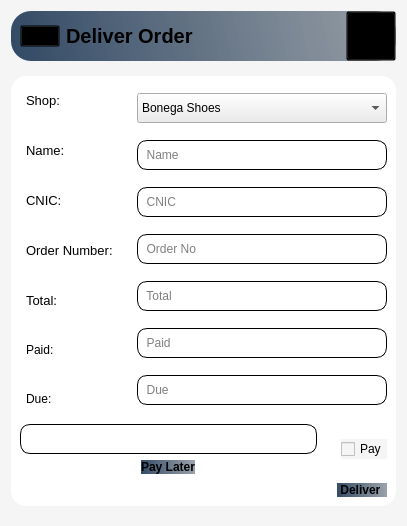
      <widget class="QWidget" name="page_DeliverOrder">
       <property name="styleSheet">
        <string notr="true">*{
background-color:#f5f5f5;
}
#HeaderFrame_6{
background-color:qlineargradient(spread:pad,x1:0,y1:0.505682,x2:1,y2:0.477,stop:0 rgba(20,47,78,219),stop:1 rgba(85,98,112,150));
 border-radius: 20px;
}

#txt_Due,#txt_Name_3,#txt_Cnic_3,#txt_OrderNumber,#txt_Total_2,#txt_Paid,#lineEdit_4{
background-color:#fff;
border-radius: 10px;
border: 1px solid #000000
}
#btn_PayLater,#btn_Deliver{
background-color:qlineargradient(spread:pad,x1:0,y1:0.505682,x2:1,y2:0.477,stop:0 rgba(20,47,78,219),stop:1 rgba(85,98,112,150));
 border-radius: 15px;
}
#widget_45,QLabel,QPushButton,#widget_46,#Table_BuyCart,QFrame{
background:transparent;
}
QComboBox,QSpinBox{
background-color:#ffffff;
}
#widget_47{
background-color:#fff;
 border-radius: 15px;
}
#btn_PayLater:hover,#btn_Deliver:hover{
background-color:#ececec;
}
#accountBtn_7:hover{
background-color:#ececec;
 border-radius: 20px;
}
#cmb_ShopName{
background-color:#ececec;
}</string>
       </property>
       <layout class="QHBoxLayout" name="horizontalLayout_65">
        <item alignment="Qt::AlignTop">
         <widget class="QWidget" name="widget_44" native="true">
          <layout class="QVBoxLayout" name="verticalLayout_48">
           <property name="spacing">
            <number>15</number>
           </property>
           <property name="leftMargin">
            <number>0</number>
           </property>
           <property name="topMargin">
            <number>0</number>
           </property>
           <property name="rightMargin">
            <number>0</number>
           </property>
           <property name="bottomMargin">
            <number>9</number>
           </property>
           <item alignment="Qt::AlignTop">
            <widget class="QWidget" name="HeaderFrame_6" native="true">
             <property name="autoFillBackground">
              <bool>false</bool>
             </property>
             <layout class="QHBoxLayout" name="horizontalLayout_66">
              <property name="spacing">
               <number>0</number>
              </property>
              <property name="leftMargin">
               <number>0</number>
              </property>
              <property name="topMargin">
               <number>0</number>
              </property>
              <property name="rightMargin">
               <number>0</number>
              </property>
              <property name="bottomMargin">
               <number>0</number>
              </property>
              <item alignment="Qt::AlignLeft">
               <widget class="QWidget" name="widget_45" native="true">
                <layout class="QHBoxLayout" name="horizontalLayout_67">
                 <property name="topMargin">
                  <number>0</number>
                 </property>
                 <property name="bottomMargin">
                  <number>0</number>
                 </property>
                 <item>
                  <widget class="QPushButton" name="menuBtn_7">
                   <property name="text">
                    <string/>
                   </property>
                   <property name="icon">
                    <iconset resource="Resource.qrc">
                     <normaloff>:/Black Icons/Graphics/featherBlack/menu.svg</normaloff>:/Black Icons/Graphics/featherBlack/menu.svg</iconset>
                   </property>
                   <property name="iconSize">
                    <size>
                     <width>24</width>
                     <height>24</height>
                    </size>
                   </property>
                  </widget>
                 </item>
                 <item>
                  <widget class="QLabel" name="appHeader_7">
                   <property name="font">
                    <font>
                     <pointsize>15</pointsize>
                     <weight>75</weight>
                     <bold>true</bold>
                    </font>
                   </property>
                   <property name="text">
                    <string>Deliver Order</string>
                   </property>
                  </widget>
                 </item>
                </layout>
               </widget>
              </item>
              <item>
               <widget class="QWidget" name="widget_46" native="true">
                <layout class="QHBoxLayout" name="horizontalLayout_68">
                 <property name="spacing">
                  <number>0</number>
                 </property>
                 <property name="leftMargin">
                  <number>0</number>
                 </property>
                 <property name="topMargin">
                  <number>0</number>
                 </property>
                 <property name="rightMargin">
                  <number>0</number>
                 </property>
                 <property name="bottomMargin">
                  <number>0</number>
                 </property>
                 <item alignment="Qt::AlignRight">
                  <widget class="QPushButton" name="accountBtn_7">
                   <property name="minimumSize">
                    <size>
                     <width>50</width>
                     <height>50</height>
                    </size>
                   </property>
                   <property name="text">
                    <string/>
                   </property>
                   <property name="icon">
                    <iconset resource="Resource.qrc">
                     <normaloff>:/Black Icons/Graphics/featherBlack/user.svg</normaloff>:/Black Icons/Graphics/featherBlack/user.svg</iconset>
                   </property>
                   <property name="iconSize">
                    <size>
                     <width>32</width>
                     <height>32</height>
                    </size>
                   </property>
                  </widget>
                 </item>
                </layout>
               </widget>
              </item>
             </layout>
            </widget>
           </item>
           <item alignment="Qt::AlignHCenter">
            <widget class="QWidget" name="widget_47" native="true">
             <layout class="QVBoxLayout" name="verticalLayout_34">
              <property name="spacing">
               <number>0</number>
              </property>
              <property name="leftMargin">
               <number>0</number>
              </property>
              <property name="topMargin">
               <number>0</number>
              </property>
              <property name="rightMargin">
               <number>0</number>
              </property>
              <property name="bottomMargin">
               <number>0</number>
              </property>
              <item>
               <widget class="QFrame" name="frame_51">
                <layout class="QHBoxLayout" name="horizontalLayout_19">
                 <property name="leftMargin">
                  <number>0</number>
                 </property>
                 <property name="topMargin">
                  <number>0</number>
                 </property>
                 <property name="rightMargin">
                  <number>0</number>
                 </property>
                 <property name="bottomMargin">
                  <number>0</number>
                 </property>
                 <item>
                  <widget class="QFrame" name="frame_49">
                   <layout class="QVBoxLayout" name="verticalLayout_49">
                    <property name="spacing">
                     <number>35</number>
                    </property>
                    <property name="leftMargin">
                     <number>15</number>
                    </property>
                    <property name="topMargin">
                     <number>17</number>
                    </property>
                    <item>
                     <widget class="QLabel" name="label_26">
                      <property name="font">
                       <font>
                        <pointsize>10</pointsize>
                       </font>
                      </property>
                      <property name="text">
                       <string>Shop:</string>
                      </property>
                     </widget>
                    </item>
                    <item>
                     <widget class="QLabel" name="label_27">
                      <property name="font">
                       <font>
                        <pointsize>10</pointsize>
                       </font>
                      </property>
                      <property name="text">
                       <string>Name:</string>
                      </property>
                     </widget>
                    </item>
                    <item>
                     <widget class="QLabel" name="label_28">
                      <property name="font">
                       <font>
                        <pointsize>10</pointsize>
                       </font>
                      </property>
                      <property name="text">
                       <string>CNIC:</string>
                      </property>
                     </widget>
                    </item>
                    <item>
                     <widget class="QLabel" name="label_29">
                      <property name="font">
                       <font>
                        <pointsize>10</pointsize>
                       </font>
                      </property>
                      <property name="text">
                       <string>Order Number:</string>
                      </property>
                     </widget>
                    </item>
                    <item>
                     <widget class="QLabel" name="label_30">
                      <property name="font">
                       <font>
                        <pointsize>10</pointsize>
                       </font>
                      </property>
                      <property name="text">
                       <string>Total:</string>
                      </property>
                     </widget>
                    </item>
                    <item>
                     <widget class="QLabel" name="label_48">
                      <property name="text">
                       <string>Paid:</string>
                      </property>
                     </widget>
                    </item>
                    <item>
                     <widget class="QLabel" name="label_50">
                      <property name="text">
                       <string>Due:</string>
                      </property>
                     </widget>
                    </item>
                   </layout>
                  </widget>
                 </item>
                 <item>
                  <widget class="QFrame" name="frame_50">
                   <property name="sizePolicy">
                    <sizepolicy hsizetype="Preferred" vsizetype="Preferred">
                     <horstretch>0</horstretch>
                     <verstretch>0</verstretch>
                    </sizepolicy>
                   </property>
                   <layout class="QVBoxLayout" name="verticalLayout_50">
                    <property name="spacing">
                     <number>9</number>
                    </property>
                    <property name="bottomMargin">
                     <number>0</number>
                    </property>
                    <item>
                     <widget class="QComboBox" name="cmb_ShopName">
                      <property name="minimumSize">
                       <size>
                        <width>0</width>
                        <height>30</height>
                       </size>
                      </property>
                      <item>
                       <property name="text">
                        <string>Bonega Shoes</string>
                       </property>
                      </item>
                      <item>
                       <property name="text">
                        <string>Pumpy</string>
                       </property>
                      </item>
                      <item>
                       <property name="text">
                        <string>Sandles</string>
                       </property>
                      </item>
                      <item>
                       <property name="text">
                        <string>Sneakers</string>
                       </property>
                      </item>
                      <item>
                       <property name="text">
                        <string>Canvas Shoes</string>
                       </property>
                      </item>
                      <item>
                       <property name="text">
                        <string>High Ankle</string>
                       </property>
                      </item>
                      <item>
                       <property name="text">
                        <string>Rivet High Shoes</string>
                       </property>
                      </item>
                      <item>
                       <property name="text">
                        <string>Slip-on Shoes</string>
                       </property>
                      </item>
                      <item>
                       <property name="text">
                        <string>Leisure Sport Shoes</string>
                       </property>
                      </item>
                      <item>
                       <property name="text">
                        <string>ShellToe Boots</string>
                       </property>
                      </item>
                      <item>
                       <property name="text">
                        <string>Formal Shoes</string>
                       </property>
                      </item>
                      <item>
                       <property name="text">
                        <string>Leather Shoes</string>
                       </property>
                      </item>
                      <item>
                       <property name="text">
                        <string>Slippers</string>
                       </property>
                      </item>
                      <item>
                       <property name="text">
                        <string>Padded Shoes</string>
                       </property>
                      </item>
                      <item>
                       <property name="text">
                        <string>Wrestling Shoes</string>
                       </property>
                      </item>
                     </widget>
                    </item>
                    <item>
                     <widget class="QLineEdit" name="txt_Name_3">
                      <property name="minimumSize">
                       <size>
                        <width>250</width>
                        <height>30</height>
                       </size>
                      </property>
                      <property name="readOnly">
                       <bool>true</bool>
                      </property>
                      <property name="placeholderText">
                       <string>  Name</string>
                      </property>
                     </widget>
                    </item>
                    <item>
                     <widget class="QLineEdit" name="txt_Cnic_3">
                      <property name="minimumSize">
                       <size>
                        <width>0</width>
                        <height>30</height>
                       </size>
                      </property>
                      <property name="readOnly">
                       <bool>true</bool>
                      </property>
                      <property name="placeholderText">
                       <string>  CNIC</string>
                      </property>
                     </widget>
                    </item>
                    <item>
                     <widget class="QLineEdit" name="txt_OrderNumber">
                      <property name="minimumSize">
                       <size>
                        <width>0</width>
                        <height>30</height>
                       </size>
                      </property>
                      <property name="readOnly">
                       <bool>true</bool>
                      </property>
                      <property name="placeholderText">
                       <string>  Order No</string>
                      </property>
                     </widget>
                    </item>
                    <item>
                     <widget class="QLineEdit" name="txt_Total_2">
                      <property name="minimumSize">
                       <size>
                        <width>0</width>
                        <height>30</height>
                       </size>
                      </property>
                      <property name="readOnly">
                       <bool>true</bool>
                      </property>
                      <property name="placeholderText">
                       <string>  Total</string>
                      </property>
                     </widget>
                    </item>
                    <item>
                     <widget class="QLineEdit" name="txt_Paid">
                      <property name="minimumSize">
                       <size>
                        <width>0</width>
                        <height>30</height>
                       </size>
                      </property>
                      <property name="readOnly">
                       <bool>true</bool>
                      </property>
                      <property name="placeholderText">
                       <string>  Paid</string>
                      </property>
                     </widget>
                    </item>
                    <item>
                     <widget class="QLineEdit" name="txt_Due">
                      <property name="minimumSize">
                       <size>
                        <width>0</width>
                        <height>30</height>
                       </size>
                      </property>
                      <property name="readOnly">
                       <bool>true</bool>
                      </property>
                      <property name="placeholderText">
                       <string>  Due</string>
                      </property>
                     </widget>
                    </item>
                   </layout>
                  </widget>
                 </item>
                </layout>
               </widget>
              </item>
              <item>
               <widget class="QFrame" name="frame_48">
                <property name="minimumSize">
                 <size>
                  <width>0</width>
                  <height>0</height>
                 </size>
                </property>
                <layout class="QHBoxLayout" name="horizontalLayout_20">
                 <property name="leftMargin">
                  <number>0</number>
                 </property>
                 <property name="topMargin">
                  <number>0</number>
                 </property>
                 <property name="rightMargin">
                  <number>0</number>
                 </property>
                 <property name="bottomMargin">
                  <number>0</number>
                 </property>
                 <item>
                  <widget class="QFrame" name="frame_52">
                   <property name="minimumSize">
                    <size>
                     <width>0</width>
                     <height>20</height>
                    </size>
                   </property>
                   <layout class="QVBoxLayout" name="verticalLayout_35">
                    <item>
                     <widget class="QLineEdit" name="lineEdit_4">
                      <property name="minimumSize">
                       <size>
                        <width>0</width>
                        <height>30</height>
                       </size>
                      </property>
                     </widget>
                    </item>
                    <item alignment="Qt::AlignHCenter">
                     <widget class="QPushButton" name="btn_PayLater">
                      <property name="font">
                       <font>
                        <weight>75</weight>
                        <bold>true</bold>
                       </font>
                      </property>
                      <property name="text">
                       <string>Pay Later</string>
                      </property>
                      <property name="icon">
                       <iconset resource="Resource.qrc">
                        <normaloff>:/White Icons/Graphics/featherBlack/wallet.png</normaloff>:/White Icons/Graphics/featherBlack/wallet.png</iconset>
                      </property>
                      <property name="iconSize">
                       <size>
                        <width>20</width>
                        <height>20</height>
                       </size>
                      </property>
                     </widget>
                    </item>
                   </layout>
                  </widget>
                 </item>
                 <item>
                  <widget class="QFrame" name="frame_53">
                   <layout class="QHBoxLayout" name="horizontalLayout_21">
                    <item>
                     <widget class="QCheckBox" name="checkBox">
                      <property name="text">
                       <string>Pay</string>
                      </property>
                     </widget>
                    </item>
                   </layout>
                  </widget>
                 </item>
                </layout>
               </widget>
              </item>
              <item>
               <widget class="QFrame" name="frame_54">
                <property name="minimumSize">
                 <size>
                  <width>0</width>
                  <height>20</height>
                 </size>
                </property>
                <layout class="QHBoxLayout" name="horizontalLayout_22">
                 <property name="leftMargin">
                  <number>0</number>
                 </property>
                 <property name="topMargin">
                  <number>0</number>
                 </property>
                 <property name="rightMargin">
                  <number>9</number>
                 </property>
                 <property name="bottomMargin">
                  <number>9</number>
                 </property>
                 <item alignment="Qt::AlignRight">
                  <widget class="QPushButton" name="btn_Deliver">
                   <property name="font">
                    <font>
                     <weight>75</weight>
                     <bold>true</bold>
                    </font>
                   </property>
                   <property name="text">
                    <string> Deliver  </string>
                   </property>
                   <property name="icon">
                    <iconset resource="Resource.qrc">
                     <normaloff>:/White Icons/Graphics/featherBlack/fast-delivery.png</normaloff>:/White Icons/Graphics/featherBlack/fast-delivery.png</iconset>
                   </property>
                   <property name="iconSize">
                    <size>
                     <width>20</width>
                     <height>20</height>
                    </size>
                   </property>
                  </widget>
                 </item>
                </layout>
               </widget>
              </item>
             </layout>
            </widget>
           </item>
          </layout>
         </widget>
        </item>
       </layout>
      </widget>
